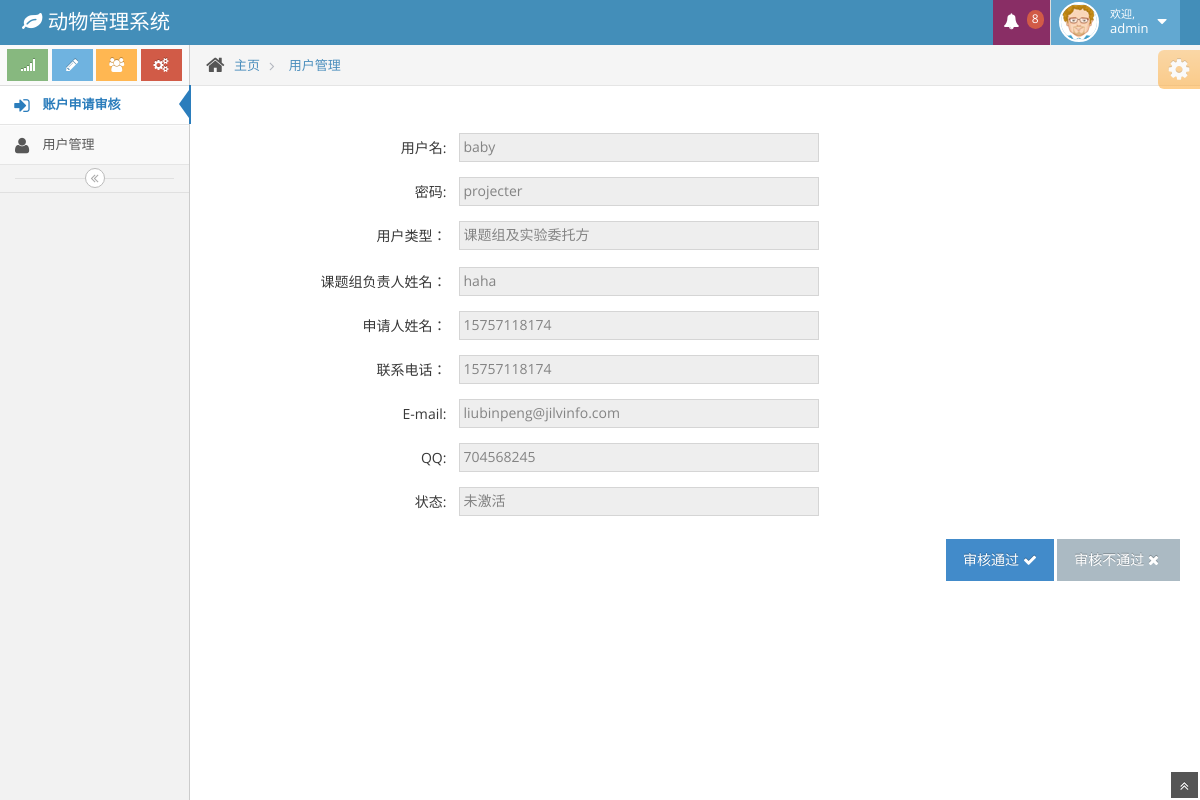
The page /admin/permit.php?username=baby&tablename=projector (signed in) on the database its author committed.
### tables this page shows
CREATE TABLE IF NOT EXISTS `projector` (
  `id` int(11) NOT NULL AUTO_INCREMENT,
  `username` varchar(30) NOT NULL COMMENT '用户名',
  `password` varchar(32) NOT NULL COMMENT '密码',
  `email` varchar(30) NOT NULL COMMENT '邮箱',
  `status` tinyint(1) NOT NULL DEFAULT '0' COMMENT '状态,0-未激活,1-已激活',
  `usertype` varchar(30) NOT NULL COMMENT '用户类型，1-科研人员，2-兽医，3-工作人员，4-管理者',
  `projectername` varchar(30) NOT NULL COMMENT '课题组负责人姓名',
  `applyer` varchar(30) NOT NULL COMMENT '申请人姓名',
  `phone` int(22) NOT NULL COMMENT '联系电话',
  `mobilephone` varchar(11) NOT NULL COMMENT '联系手机',
  `QQ` int(22) NOT NULL COMMENT 'QQ',
  `regtime` timestamp NOT NULL DEFAULT CURRENT_TIMESTAMP ON UPDATE CURRENT_TIMESTAMP COMMENT '注册时间',
  PRIMARY KEY (`id`)
);

### admin/permit.php (the view, shortened to what this page needs)
<!DOCTYPE html>
<html lang="en">
<head>
	<link href="../view/assets/css/bootstrap.min.css" rel="stylesheet" />
	<link rel="stylesheet" href="../view/assets/css/font-awesome.min.css" />
	<link rel="stylesheet" href="../view/assets/css/fontFamily.css" />
	<link rel="stylesheet" href="../view/assets/css/ace.min.css" />
	<link rel="stylesheet" href="../view/assets/css/ace-rtl.min.css" />
	<link rel="stylesheet" href="../view/assets/css/ace-skins.min.css" />
</head>
<body>
<div class="navbar navbar-default" id="navbar">
	<div class="navbar-container" id="navbar-container">
		<div class="navbar-header pull-left">
			<a href="account.php" class="navbar-brand">
				<small>
					<i class="icon-leaf"></i>
					动物管理系统
				</small>
			</a>
		</div>
		<div class="navbar-header pull-right" role="navigation">
			<ul class="nav ace-nav">
				<li class="purple">
					<a data-toggle="dropdown" class="dropdown-toggle" href="#">
						<i class="icon-bell-alt icon-animated-bell"></i>
								<span class="badge badge-important">
                                	<?php
									$pdo=new PDO('mysql:host=localhost;dbname=db_pet','root','root');
									$sql1="select count(*) from  worker where status='0'";
									$sql2="select count(*) from  doctor where status='0'";
									$sql3="select count(*) from  projector where status='0'";
									$stmt1=$pdo->prepare($sql1);
									$stmt2=$pdo->prepare($sql2);
									$stmt3=$pdo->prepare($sql3);
									$stmt1->execute();
									$stmt2->execute();
									$stmt3->execute();
									$row1=$stmt1->fetch();
									$row2=$stmt2->fetch();
									$row3=$stmt3->fetch();
									echo $row1[0]+$row2[0]+$row3[0];
									?>
                                </span>
					</a>
				</li>
				<li class="light-blue">
					<a data-toggle="dropdown" href="#" class="dropdown-toggle">
						<img class="nav-user-photo" src="../view/assets/avatars/user.jpg" alt="Jason's Photo" />
								<span class="user-info">
									<small>欢迎,</small>
									<?php
									echo $_SESSION["username"];
									?>
								</span>
						<i class="icon-caret-down"></i>
					</a>
				</li>
			</ul>
		</div>
	</div>
</div>
<div class="main-container" id="main-container">
	<div class="main-container-inner">
		<div class="sidebar" id="sidebar">
			<div class="sidebar-shortcuts" id="sidebar-shortcuts">
				<div class="sidebar-shortcuts-large" id="sidebar-shortcuts-large">
					<button class="btn btn-success">
						<i class="icon-signal"></i>
					</button>
					<button class="btn btn-info">
						<i class="icon-pencil"></i>
					</button>
					<button class="btn btn-warning">
						<i class="icon-group"></i>
					</button>
					<button class="btn btn-danger">
						<i class="icon-cogs"></i>
					</button>
				</div>
			</div>
			<ul class="nav nav-list">
				<li class="active">
					<a href="apply.php">
						<i class="icon-signin"></i>
						<span class="menu-text"> 账户申请审核 </span>
					</a>
				</li>
				<li >
					<a href="account.php">
						<i class="icon-user"></i>
						<span class="menu-text"> 用户管理 </span>
					</a>
				</li>
			</ul>
			<div class="sidebar-collapse" id="sidebar-collapse">
				<i class="icon-double-angle-left" data-icon1="icon-double-angle-left" data-icon2="icon-double-angle-right"></i>
			</div>
		</div>
		<div class="main-content">
			<div class="breadcrumbs" id="breadcrumbs">
				<ul class="breadcrumb">
					<li>
						<i class="icon-home home-icon"></i>
						<a href="account.php">主页</a>
					</li>
					<li class="active">
						<a href="account.php">用户管理</a>
					</li>
				</ul>
			</div>
			<div class="page-content">
				<div class="row">
					<div class="col-xs-12">
						<div class="row-fluid">
							<div class="span12">
								<?php
								$username=$_REQUEST['username'];
								$table=$_REQUEST['tablename'];
								$pdo=new PDO('mysql:host=localhost;dbname=db_pet','root','root');
								$pdo->query("set names utf8");
								$sql="select * from {$table} where username=?";
								$stmt=$pdo->prepare($sql);
								$stmt->execute(array($username));
								$allrows = $stmt->fetchAll(PDO::FETCH_ASSOC);
								foreach($allrows as $row){
									$pwd=base64_decode($row['password']);
									$temp=$row['usertype'];
									if($temp==1){
										$usertype="课题组及实验委托方";
									}else if($temp==2){
										$usertype="兽医";
									}else if($temp==3){
										$usertype="工作人员";
									}else{
										$usertype="管理者";
									}
									echo '<form class="form-horizontal" id="validation-form" method="get">';
									echo '<br>'.'<br>';
									echo  '<div class="form-group">';
									echo '<label class="control-label col-xs-12 col-sm-3 no-padding-right" for="email">用户名:</label>';
									echo '<div class="col-xs-12 col-sm-9">';
									echo '<div class="clearfix">';
									echo '<input type="text" name="username" id="username"  class="col-xs-12 col-sm-6" disabled value="'.$row['username'].'"/>';
									echo '</div>';
									echo '</div>';
									echo '</div>';
									echo '<div class="form-group">';
									echo '<label class="control-label col-xs-12 col-sm-3 no-padding-right" for="email">密码:</label>';
									echo '<div class="col-xs-12 col-sm-9">';
									echo '<div class="clearfix">';
									echo '<input type="text"  class="col-xs-12 col-sm-6" disabled value="'.$pwd.'"/>';
									echo '</div>';
									echo '</div>';
									echo '</div>';
									echo '<div class="form-group">';
									echo '<label class="control-label col-xs-12 col-sm-3 no-padding-right" for="url">用户类型：</label>';
									echo '<div class="col-xs-12 col-sm-9">';
									echo '<div class="clearfix">';
									echo '<input type="text"  class="col-xs-12 col-sm-6" disabled value="'.$usertype.'"/>';
									echo '</div>';
									echo '</div>';
									echo '</div>';
									echo '<div class="space-2"></div>';
									echo  '<div class="form-group">';
									echo '<label class="control-label col-xs-12 col-sm-3 no-padding-right" for="url">课题组负责人姓名：</label>';
									echo '<div class="col-xs-12 col-sm-9">';
									echo '<div class="clearfix">';
									echo '<input type="text" id="url" name="url" class="col-xs-12 col-sm-6" disabled value="'.$row['projectername'].'"/>';
									echo '</div>';
									echo '</div>';
									echo '</div>';
									echo '<div class="form-group">';
									echo '<label class="control-label col-xs-12 col-sm-3 no-padding-right" for="url">申请人姓名：</label>';
									echo '<div class="col-xs-12 col-sm-9">';
									echo '<div class="clearfix">';
									echo '<input type="text" id="url" name="url" class="col-xs-12 col-sm-6" disabled value="'.$row['mobilephone'].'"/>';
									echo '</div>';
									echo '</div>';
									echo '</div>';
									echo '<div class="form-group">';
									echo '<label class="control-label col-xs-12 col-sm-3 no-padding-right" for="password2">联系电话：</label>';
									echo '<div class="col-xs-12 col-sm-9">';
									echo '<div class="clearfix">';
									echo '<input type="text" class="col-xs-12 col-sm-6" disabled value="'.$row['mobilephone'].'" />';
									echo '</div>';
									echo '</div>';
									echo '</div>';
									echo '<div class="form-group">';
									echo '<label class="control-label col-xs-12 col-sm-3 no-padding-right" for="name">E-mail:</label>';
									echo '<div class="col-xs-12 col-sm-9">';
									echo '<div class="clearfix">';
									echo '<input type="email" id="name" name="name" class="col-xs-12 col-sm-6"  disabled value="'.$row['email'].'"/>';
									echo '</div>'.'</div>'.'</div>';
									echo '<div class="form-group">';
									echo '<label class="control-label col-xs-12 col-sm-3 no-padding-right" for="name">QQ:</label>';
									echo '<div class="col-xs-12 col-sm-9">';
									echo '<div class="clearfix">';
									echo '<input type="email" id="QQ" name="QQ" class="col-xs-12 col-sm-6"  disabled value="'.$row['QQ'].'"/>';
									echo '</div>'.'</div>'.'</div>';
									echo '<div class="form-group">';
									echo '<label class="control-label col-xs-12 col-sm-3 no-padding-right" for="name">状态:</label>';
									echo '<div class="col-xs-12 col-sm-9">';
									echo '<div class="clearfix">';
									if($row['status']==0){
										$status='未激活';
									}else{
										$status='激活';
									}
									echo '<input type="email" id="name" name="name" class="col-xs-12 col-sm-6"  disabled value="'.$status.'"/>';
									echo '<p id="updateResult" class="col-xs-12 col-sm-6"/></p>';
									echo '</div>'.'</div>'.'</div>';
								}
								?>
								<div class="space-8"></div>
								<div class="row-fluid wizard-actions">
									<?php
									echo "<a  class='btn btn-primary'  href='../controller/update.php?username={$row['username']}&tablename={$table}' role='button'>审核通过<i class=\"icon-ok icon-on-right\"></i></a>";
?>
									<a href="apply.php" class="btn btn-prev" id="disPass">
										审核不通过
										<i class="icon-remove"></i>
									</a>
								</div>
							</div>
						</div>
					</div>
				</div>
			</div>
		</div>
	</div>
</div>
<div class="ace-settings-container" id="ace-settings-container">
	<div class="btn btn-app btn-xs btn-warning ace-settings-btn" id="ace-settings-btn">
		<i class="icon-cog bigger-150"></i>
	</div>
</div>
<a href="#" id="btn-scroll-up" class="btn-scroll-up btn btn-sm btn-inverse">
	<i class="icon-double-angle-up icon-only bigger-110"></i>
</a>
</body>
</html>

### rows shown on the page
projector: username "baby", password "projecter", usertype "课题组及实验委托方", url "haha", url "15757118174", mobilephone "15757118174", name "liubinpeng@jilvinfo.com", QQ "704568245", name "未激活"

### other values the page prints
$row1[0]+$row2[0]+$row3[0] "8"
$_SESSION["username"] "admin"
